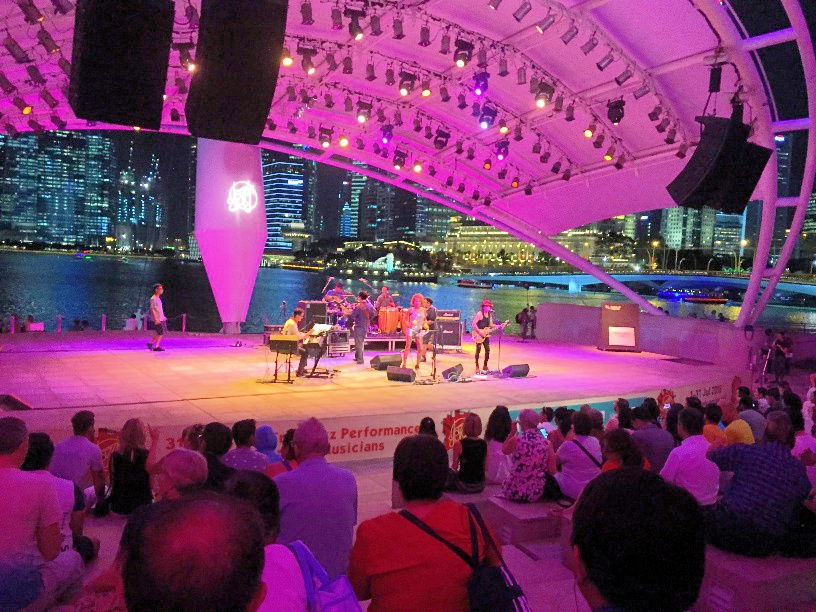
#> input picture lab2/concert_histeq.jpg, 816 x 612 px, given in place of concert.jpg, which was not available
$ python color.py
#> lines starting #> are read from the running program, lines starting #| are printed output that depends on the picture; after the words box and inside, x2 and y2 are one past the last pixel; in counts of white or black regions, pixels touching at a corner belong together; pictures that were not available may be replaced by others from this repository, and a replacement may not be noted
#> further down, image is the input picture: shape (612, 816, 3); mean B, G, R 101.8, 58.7, 119.3
import cv2
import numpy as np

name_of_files = ['concert', 'sea1', 'sea2']


def bgr_to_hsv(bgr):
    # http://stackoverflow.com/questions/7274221/changing-image-hue-with-python-pil
    # r,g,b should be a numpy arrays with values between 0 and 255
    # rgb_to_hsv returns an array of floats between 0.0 and 1.0.
    bgr = bgr.astype('float')
    hsv = np.zeros_like(bgr)
    # opencv represents it as B G R
    b, g, r = bgr[..., 0], bgr[..., 1], bgr[..., 2]
    b, g, r = b / 255, g / 255, r / 255
    c_max = np.maximum(b, g)
    c_max = np.maximum(c_max, r)
    c_min = np.minimum(b, g)
    c_min = np.minimum(c_min, r)

    # assigning brightness
    hsv[..., 2] = c_max

    # assigning saturation
    delta = c_max - c_min
    mask = c_max != c_min
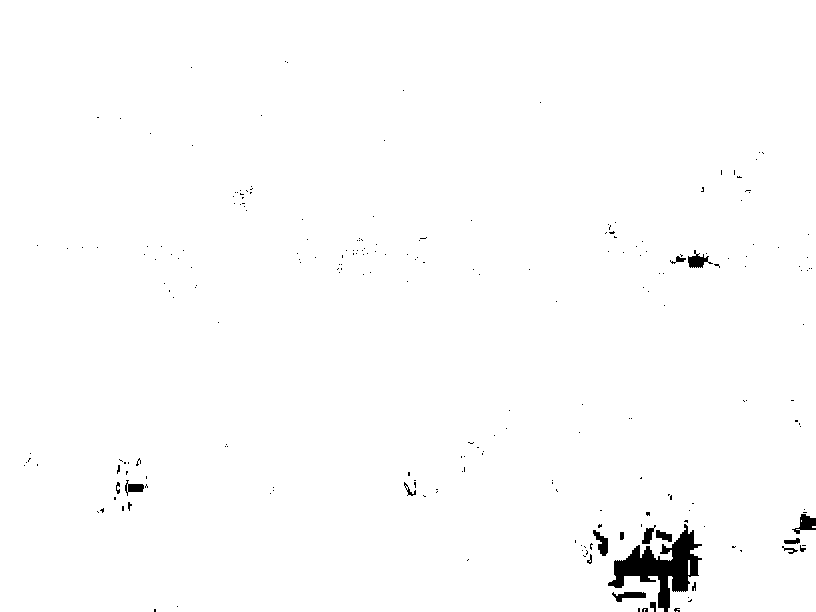
#> mask: shape (612, 816) bool; 98.9% white; 233 black regions (214 under 20 px), largest, box (x1, y1, x2, y2) and area: (608, 524, 702, 612) 3032, (792, 514, 816, 534) 241, (688, 250, 713, 268) 214
    hsv[mask, 1] = delta[mask] / c_max[mask]  # by default they are zeroes, only assign when applicable

    # assigning hue
    rc = np.zeros_like(r)
    gc = np.zeros_like(g)
    bc = np.zeros_like(b)
    rc[mask] = r[mask] / delta[mask]
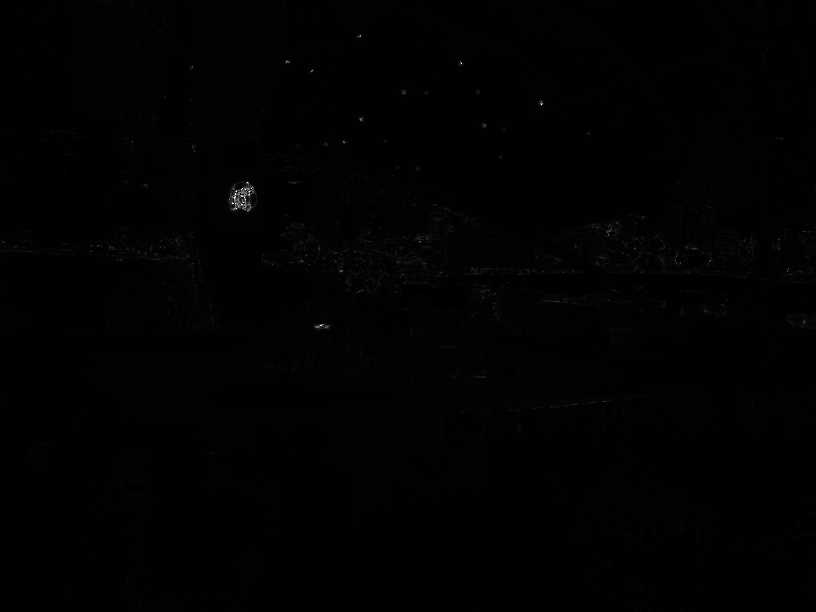
#> rc: shape (612, 816) float64; min 0, max 255, mean 2; drawn with min black and max white
    gc[mask] = g[mask] / delta[mask]
    bc[mask] = b[mask] / delta[mask]
    hsv[..., 0] = np.select(
        [r == c_max, g == c_max], [(gc - bc) % 6.0, 2.0 + bc - rc], default=4.0 + rc - gc)
    hsv[..., 0] = (hsv[..., 0] * 60.0 / 360.0)   # normalised
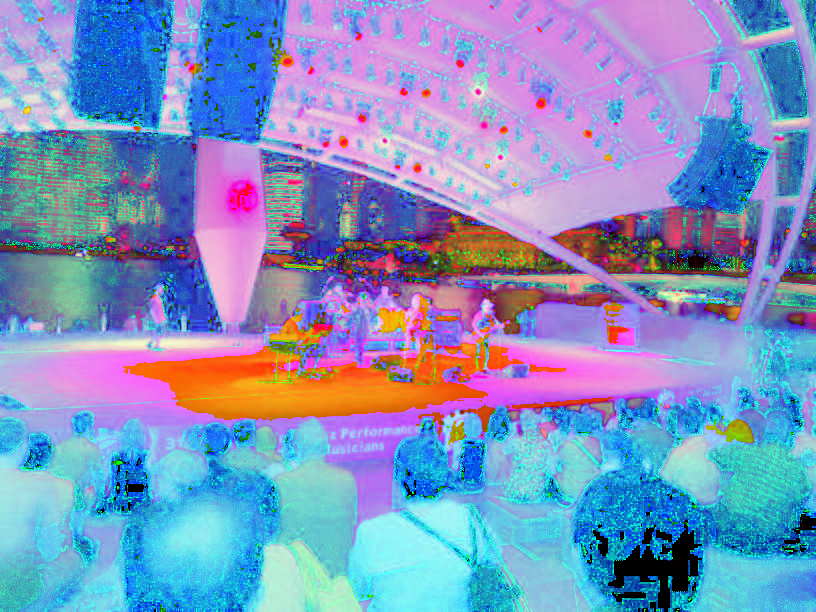
#> hsv: shape (612, 816, 3) float64; mean of channels 0, 1, 2 0.755, 0.578, 0.501; drawn as B, G, R
    return hsv * 255


def hsv_to_bgr(hsv):
    # h,s should be a numpy arrays with values between 0.0 and 1.0
    # v should be a numpy array with values between 0.0 and 255.0
    # hsv_to_rgb returns an array of uints between 0 and 255.
    bgr = np.zeros_like(hsv)
    h, s, v = hsv[..., 0] / 255.0 * 360.0, hsv[..., 1] / 255.0, hsv[..., 2] / 255.0
    c = s * v
    x = c * (1 - abs((h / 60.0) % 2 - 1))
    m = v - c

    q, p = m.shape
    for i in range(0, q):
        for j in range(0, p):
            if 0 <= h[i, j] < 60:
                bgr[i, j, 0] = 0
                bgr[i, j, 1] = x[i, j]
                bgr[i, j, 2] = c[i, j]
            elif 60 <= h[i, j] < 120:
                bgr[i, j, 0] = 0
                bgr[i, j, 1] = c[i, j]
                bgr[i, j, 2] = x[i, j]
            elif 120 <= h[i, j] < 180:
                bgr[i, j, 0] = x[i, j]
                bgr[i, j, 1] = c[i, j]
                bgr[i, j, 2] = 0
            elif 180 <= h[i, j] < 240:
                bgr[i, j, 0] = c[i, j]
                bgr[i, j, 1] = x[i, j]
                bgr[i, j, 2] = 0
            elif 240 <= h[i, j] < 300:
                bgr[i, j, 0] = c[i, j]
                bgr[i, j, 1] = 0
                bgr[i, j, 2] = x[i, j]
            elif 300 <= h[i, j] < 360:
                bgr[i, j, 0] = x[i, j]
                bgr[i, j, 1] = 0
                bgr[i, j, 2] = c[i, j]

            bgr[i, j, 0] = (bgr[i, j, 0] + m[i, j]) * 255
            bgr[i, j, 1] = (bgr[i, j, 1] + m[i, j]) * 255
            bgr[i, j, 2] = (bgr[i, j, 2] + m[i, j]) * 255

    return bgr.astype('uint8')


def histogram_equalization(value):
    hist, bins = np.histogram(value.flatten(), 256, [0, 256])
    cdf = hist.cumsum()
    cdf_m = np.ma.masked_equal(cdf, 0)
    cdf_m = (cdf_m - cdf_m.min()) * 255 / (cdf_m.max() - cdf_m.min())
    cdf = np.ma.filled(cdf_m, 0).astype('uint8')
    value = value.astype('uint8')   # expects integer not float
    value_normalised = cdf[value]
    return value_normalised

for name_of_file in name_of_files:
    image = cv2.imread(name_of_file + '.jpg')
    hsv = bgr_to_hsv(image)
    cv2.imwrite(name_of_file + '_hue.jpg', hsv[..., 0])
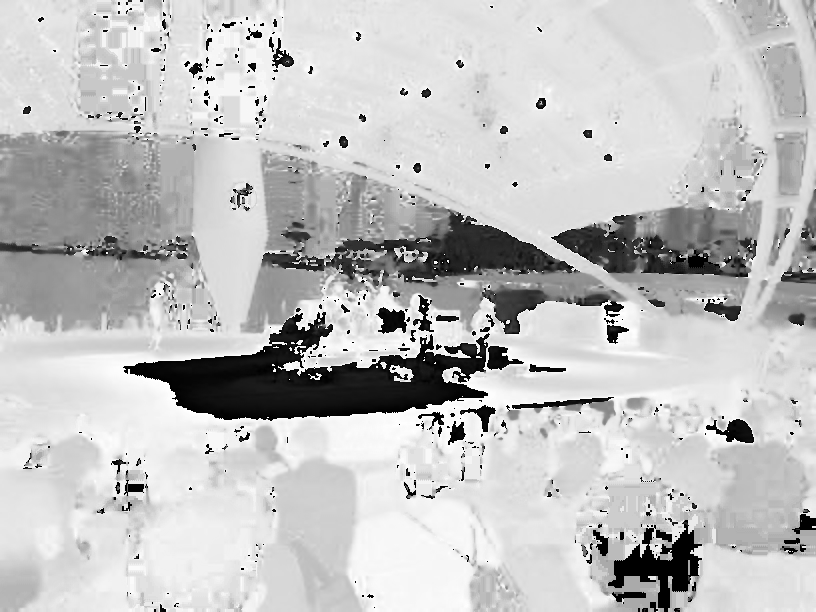
#> saved as concert_hue.jpg: shape (612, 816); min 0, max 255, mean 192.6
    cv2.imwrite(name_of_file + '_saturation.jpg', hsv[..., 1])
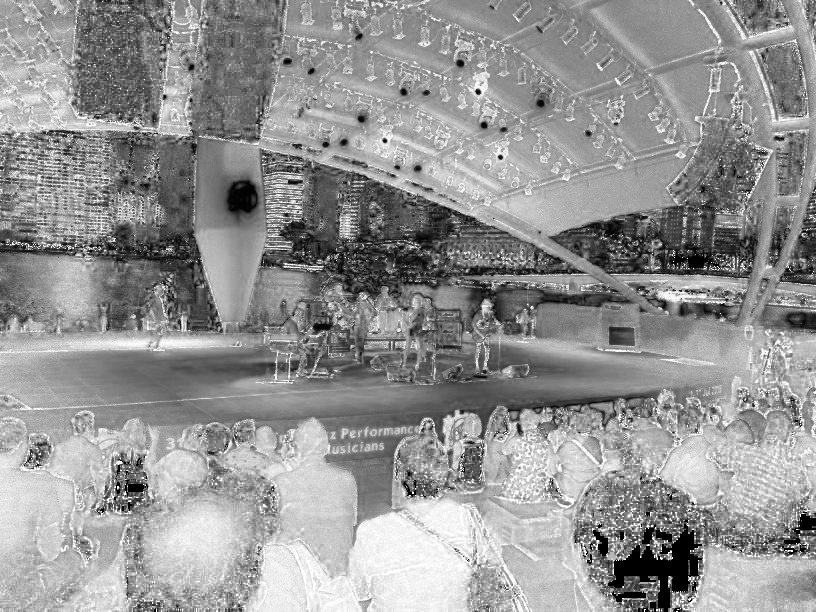
#> saved as concert_saturation.jpg: shape (612, 816); min 0, max 255, mean 147.4
    cv2.imwrite(name_of_file + '_brightness.jpg', hsv[..., 2])

    value_normalised = histogram_equalization(hsv[..., 2])
#> in histogram_equalization, `hist, bins = np.histogram(value.flatten(), 256, [0, 256])`: hist = 256 values, max 5535 at index 255, min 774 at index 0, mean 1950.8; bins = 257 values from 0 to 256
#> in histogram_equalization, `cdf = hist.cumsum()`: cdf = 256 values from 774 to 499392
#> in histogram_equalization, `cdf = np.ma.filled(cdf_m, 0).astype('uint8')`: cdf = 256 values from 0 to 255
    hsv_normalised = np.zeros_like(hsv)
    hsv_normalised[..., 0] = hsv[..., 0]
    hsv_normalised[..., 1] = hsv[..., 1]
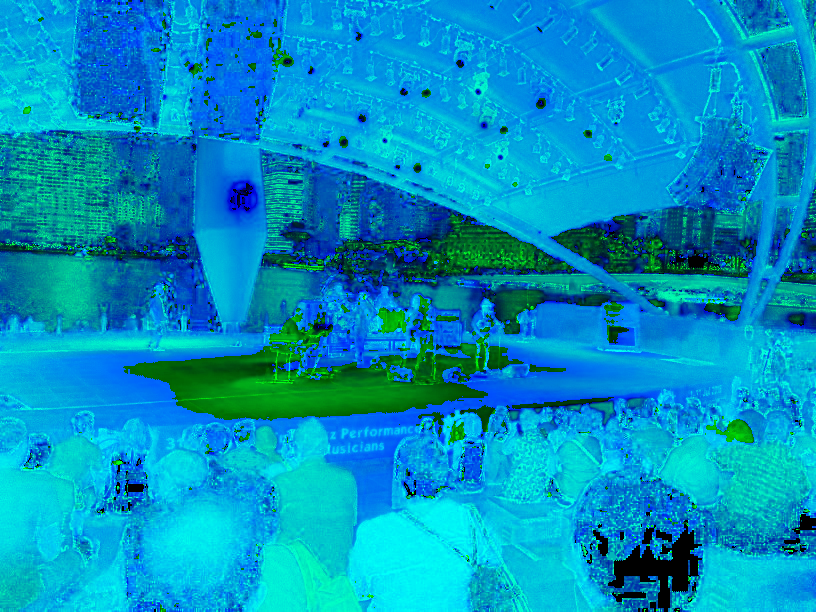
#> hsv_normalised: shape (612, 816, 3) float64; mean B, G, R 192.6, 147.4, 0
    hsv_normalised[..., 2] = value_normalised
    bgr_normalised = hsv_to_bgr(hsv_normalised)
#> in hsv_to_bgr, `x = c * (1 - abs((h / 60.0) % 2 - 1))`:
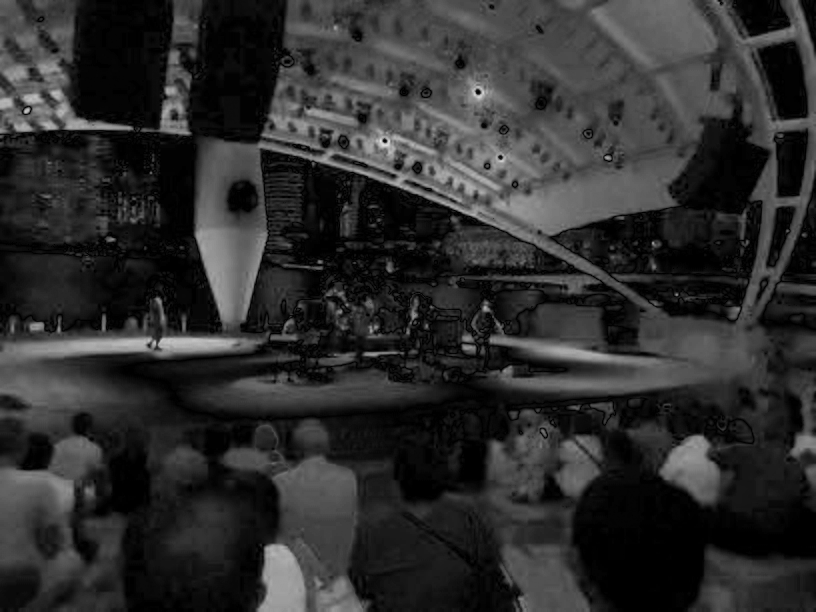
#> x: shape (612, 816) float64; min 0, max 0.894, mean 0.181
    cv2.imwrite(name_of_file + '_histeq.jpg', bgr_normalised)

    bgr = hsv_to_bgr(hsv)
    cv2.imwrite(name_of_file + '_hsv2rgb.jpg', bgr)
#> pass 2 of the loop `for name_of_file in name_of_files:`:
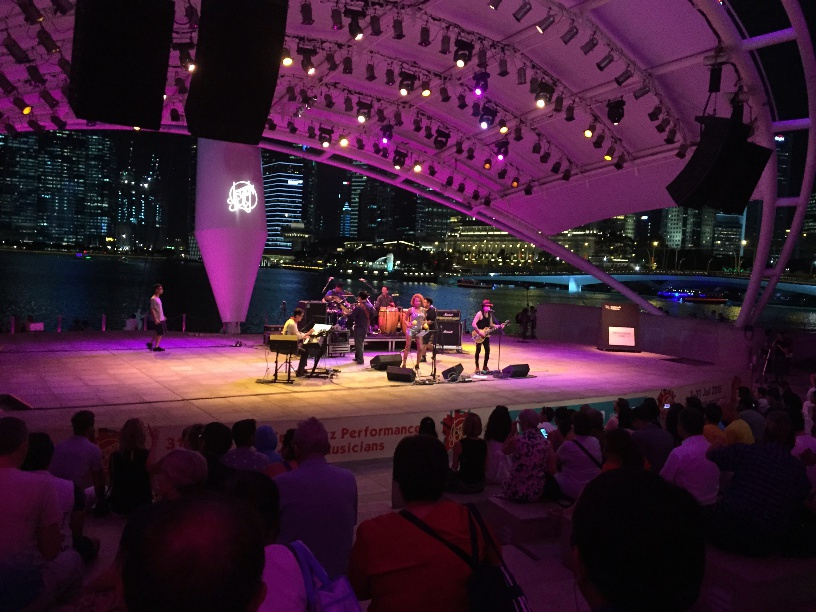
#> input picture lab2/concert_hsv2rgb.jpg, 816 x 612 px, given in place of sea1.jpg, which was not available
#> image is the input picture: shape (612, 816, 3); mean B, G, R 49.1, 30.1, 59.2
#> in bgr_to_hsv (call 2), `b, g, r = bgr[..., 0], bgr[..., 1], bgr[..., 2]`:
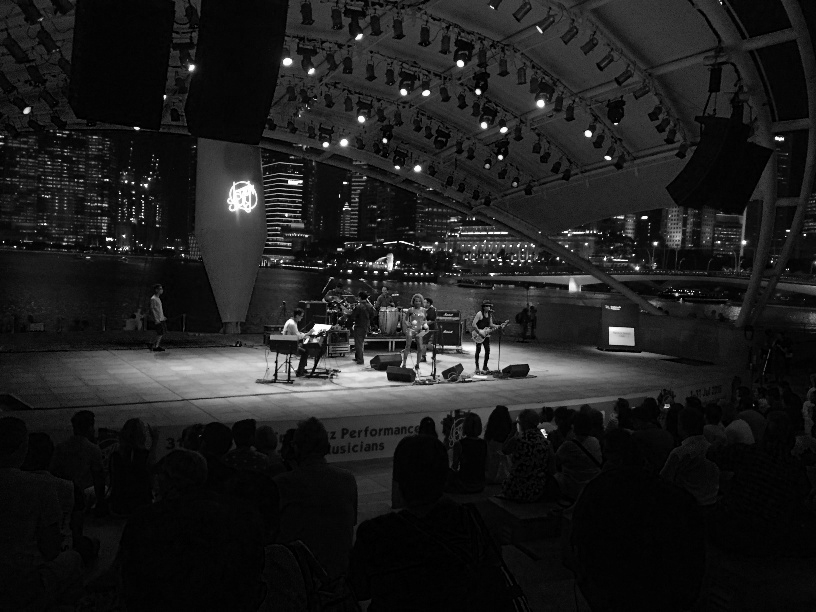
#> g: shape (612, 816) float64; min 0, max 255, mean 30.1
#> in bgr_to_hsv (call 2), `b, g, r = bgr[..., 0], bgr[..., 1], bgr[..., 2]`:
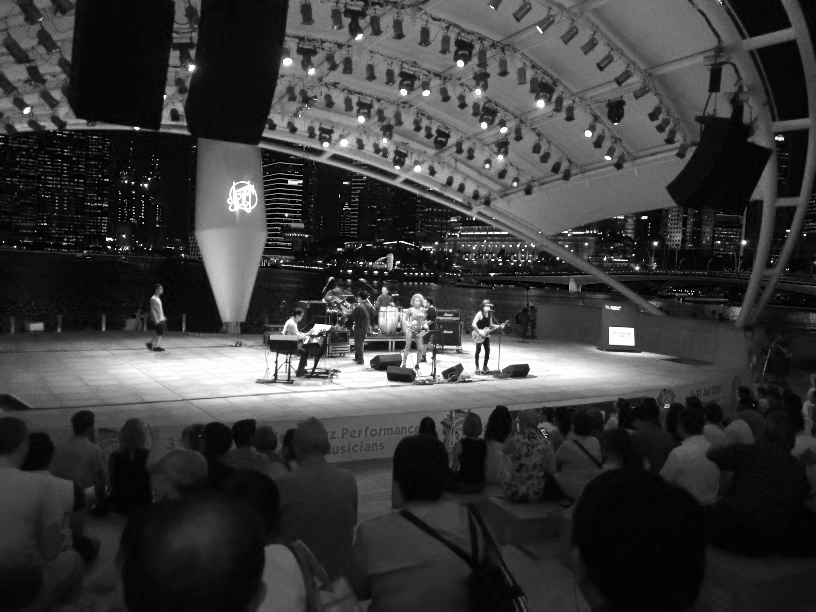
#> r: shape (612, 816) float64; min 0, max 255, mean 59.2
